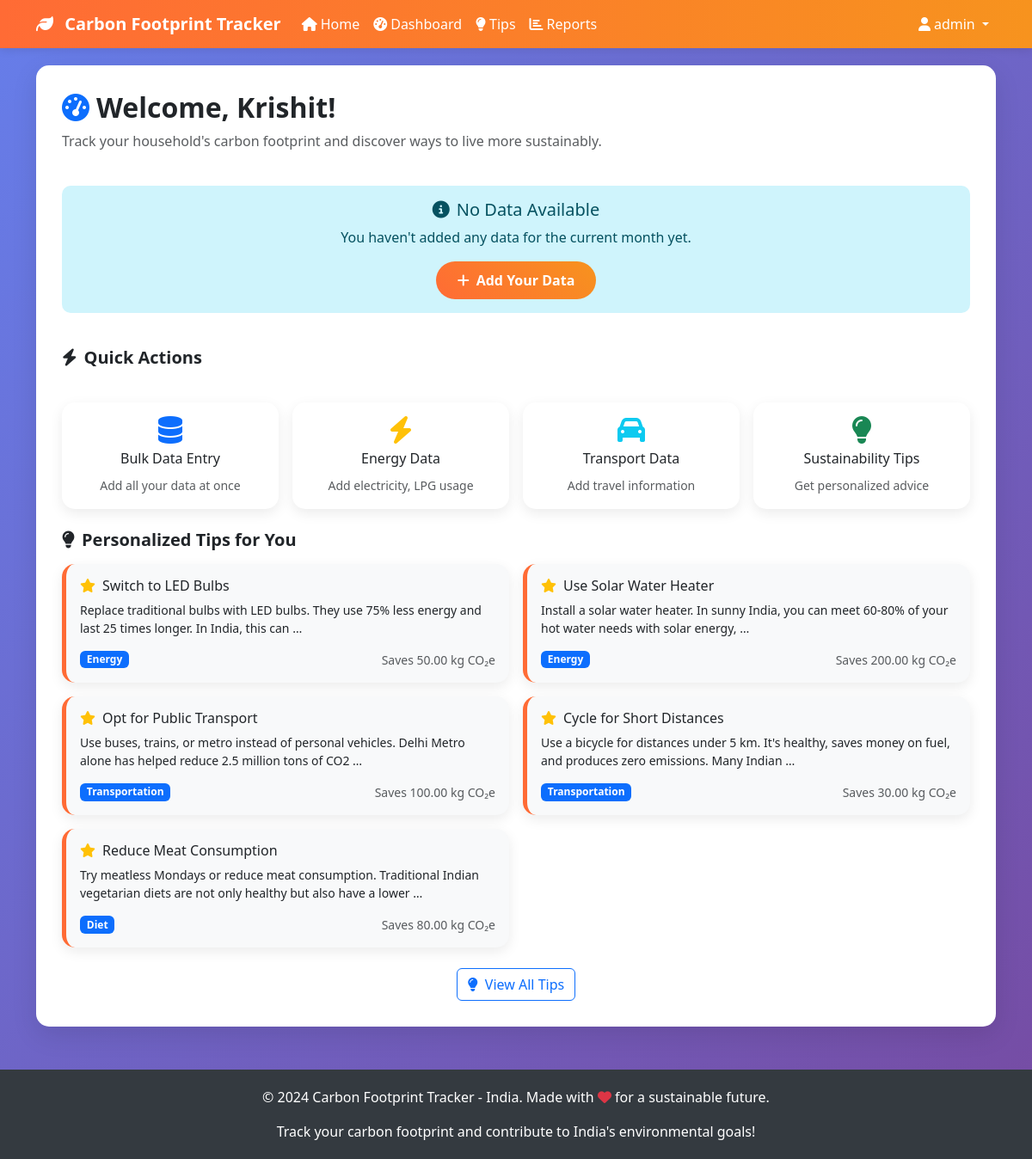
The page /dashboard/ (signed in) on the database its author committed.
### footprint/models.py (models this page shows, shortened)
class Household(models.Model):
    user = models.OneToOneField(User, on_delete=models.CASCADE)
    name = models.CharField(max_length=100)
    address = models.TextField()
    city = models.CharField(max_length=50)
    state = models.CharField(max_length=50)
    pincode = models.CharField(max_length=6)
    family_size = models.PositiveIntegerField(default=1)
    created_at = models.DateTimeField(auto_now_add=True)
    updated_at = models.DateTimeField(auto_now=True)

class SustainabilityTip(models.Model):
    CATEGORY_CHOICES = [
        ('energy', 'Energy'),
        ('transport', 'Transportation'),
        ('diet', 'Diet'),
        ('waste', 'Waste Management'),
        ('general', 'General'),
    ]
    title = models.CharField(max_length=200)
    description = models.TextField()
    category = models.CharField(max_length=20, choices=CATEGORY_CHOICES)
    impact_kg_co2 = models.DecimalField(max_digits=8, decimal_places=2, help_text="Potential CO2 savings in kg")
    indian_context = models.BooleanField(default=True, help_text="Tip specific to Indian context")
    created_at = models.DateTimeField(auto_now_add=True)

### footprint/views.py (the view)
# urls.py: path('dashboard/', views.dashboard, name='dashboard'),
@login_required
def dashboard(request):
    try:
        household = Household.objects.get(user=request.user)
    except Household.DoesNotExist:
        return redirect('setup_household')
    current_month = date.today().replace(day=1)
    try:
        current_footprint = CarbonFootprint.objects.get(
            household=household,
            month=current_month
        )
    except CarbonFootprint.DoesNotExist:
        current_footprint = None
    footprints = CarbonFootprint.objects.filter(
        household=household
    ).order_by('month')[:12]  # Last 12 months
    tips = SustainabilityTip.objects.filter(indian_context=True)[:5]
    if current_footprint:
        per_person = current_footprint.total_footprint / household.family_size
        category, message = CarbonCalculator.get_footprint_category(per_person)
    else:
        per_person = 0
        category = 'unknown'
        message = 'No data available for current month.'
    context = {
        'household': household,
        'current_footprint': current_footprint,
        'footprints': footprints,
        'tips': tips,
        'per_person': per_person,
        'category': category,
        'message': message,
    }
    return render(request, 'footprint/dashboard.html', context)

### templates/footprint/dashboard.html (shortened to what this page needs)
{% extends 'base.html' %}
{% block content %}
<div class="main-content">
    <div class="row mb-4">
        <div class="col-12">
            <h2 class="fw-bold">
                <i class="fas fa-tachometer-alt me-2 text-primary"></i>Welcome, {{ household.name }}!
            </h2>
            <p class="text-muted">Track your household's carbon footprint and discover ways to live more sustainably.</p>
        </div>
    </div>
    {% if current_footprint %}
    <div class="row mb-4">
        <div class="col-md-3">
            <div class="stat-card">
                <div class="stat-number">{{ current_footprint.total_footprint|floatformat:1 }}</div>
                <div>Total CO₂e (kg)</div>
                <small>This Month</small>
            </div>
        </div>
        <div class="col-md-3">
            <div class="stat-card">
                <div class="stat-number">{{ per_person|floatformat:1 }}</div>
                <div>Per Person (kg)</div>
                <small>CO₂e per person</small>
            </div>
        </div>
        <div class="col-md-3">
            <div class="stat-card">
                <div class="stat-number">{{ household.family_size }}</div>
                <div>Family Size</div>
                <small>Household members</small>
            </div>
        </div>
        <div class="col-md-3">
            <div class="stat-card">
                <div class="stat-number">
                    {% if category == 'low' %}
                        <i class="fas fa-leaf text-success"></i>
                    {% elif category == 'medium' %}
                        <i class="fas fa-leaf text-warning"></i>
                    {% else %}
                        <i class="fas fa-leaf text-danger"></i>
                    {% endif %}
                </div>
                <div>{{ category|title }}</div>
                <small>Footprint Level</small>
            </div>
        </div>
    </div>
    <div class="row mb-4">
        <div class="col-md-6">
            <div class="card">
                <div class="card-header">
                    <h5 class="mb-0">
                        <i class="fas fa-chart-pie me-2"></i>Footprint Breakdown
                    </h5>
                </div>
                <div class="card-body">
                    <div class="mb-3">
                        <div class="d-flex justify-content-between mb-1">
                            <span>Energy</span>
                            <span>{{ current_footprint.energy_footprint|floatformat:1 }} kg CO₂e</span>
                        </div>
                        <div class="progress">
                            <div class="progress-bar bg-warning" style="width: {% widthratio current_footprint.energy_footprint current_footprint.total_footprint 100 %}%"></div>
                        </div>
                    </div>
                    <div class="mb-3">
                        <div class="d-flex justify-content-between mb-1">
                            <span>Transport</span>
                            <span>{{ current_footprint.transport_footprint|floatformat:1 }} kg CO₂e</span>
                        </div>
                        <div class="progress">
                            <div class="progress-bar bg-info" style="width: {% widthratio current_footprint.transport_footprint current_footprint.total_footprint 100 %}%"></div>
                        </div>
                    </div>
                    <div class="mb-3">
                        <div class="d-flex justify-content-between mb-1">
                            <span>Diet</span>
                            <span>{{ current_footprint.diet_footprint|floatformat:1 }} kg CO₂e</span>
                        </div>
                        <div class="progress">
                            <div class="progress-bar bg-danger" style="width: {% widthratio current_footprint.diet_footprint current_footprint.total_footprint 100 %}%"></div>
                        </div>
                    </div>
                    <div class="mb-3">
                        <div class="d-flex justify-content-between mb-1">
                            <span>Waste</span>
                            <span>{{ current_footprint.waste_footprint|floatformat:1 }} kg CO₂e</span>
                        </div>
                        <div class="progress">
                            <div class="progress-bar bg-secondary" style="width: {% widthratio current_footprint.waste_footprint current_footprint.total_footprint 100 %}%"></div>
                        </div>
                    </div>
                </div>
            </div>
        </div>
        <div class="col-md-6">
            <div class="card">
                <div class="card-header">
                    <h5 class="mb-0">
                        <i class="fas fa-info-circle me-2"></i>Your Impact Status
                    </h5>
                </div>
                <div class="card-body">
                    <div class="alert alert-{{ category }} border-0">
                        <h6 class="alert-heading">
                            {% if category == 'low' %}
                                <i class="fas fa-thumbs-up me-2"></i>Excellent!
                            {% elif category == 'medium' %}
                                <i class="fas fa-hand-paper me-2"></i>Good Effort!
                            {% else %}
                                <i class="fas fa-exclamation-triangle me-2"></i>Needs Improvement
                            {% endif %}
                        </h6>
                        <p class="mb-0">{{ message }}</p>
                    </div>
                    <div class="mt-3">
                        <h6>Indian Household Averages (per person/month):</h6>
                        <ul class="list-unstyled">
                            <li><small class="text-muted">Low Income: ~150 kg CO₂e</small></li>
                            <li><small class="text-muted">Middle Income: ~300 kg CO₂e</small></li>
                            <li><small class="text-muted">High Income: ~600 kg CO₂e</small></li>
                        </ul>
                    </div>
                </div>
            </div>
        </div>
    </div>
    {% else %}
    <div class="row mb-4">
        <div class="col-12">
            <div class="alert alert-info text-center">
                <h5><i class="fas fa-info-circle me-2"></i>No Data Available</h5>
                <p class="mb-3">You haven't added any data for the current month yet.</p>
                <a href="{% url 'bulk_data_entry' %}" class="btn btn-primary">
                    <i class="fas fa-plus me-2"></i>Add Your Data
                </a>
            </div>
        </div>
    </div>
    {% endif %}
    <div class="row mb-4">
        <div class="col-12">
            <h5 class="fw-bold mb-3">
                <i class="fas fa-bolt me-2"></i>Quick Actions
            </h5>
        </div>
    </div>
    <div class="row g-3 mb-4">
        <div class="col-md-3">
            <a href="{% url 'bulk_data_entry' %}" class="card text-decoration-none">
                <div class="card-body text-center">
                    <i class="fas fa-database fa-2x text-primary mb-2"></i>
                    <h6 class="card-title">Bulk Data Entry</h6>
                    <small class="text-muted">Add all your data at once</small>
                </div>
            </a>
        </div>
        <div class="col-md-3">
            <a href="{% url 'add_energy_data' %}" class="card text-decoration-none">
                <div class="card-body text-center">
                    <i class="fas fa-bolt fa-2x text-warning mb-2"></i>
                    <h6 class="card-title">Energy Data</h6>
                    <small class="text-muted">Add electricity, LPG usage</small>
                </div>
            </a>
        </div>
        <div class="col-md-3">
            <a href="{% url 'add_transport_data' %}" class="card text-decoration-none">
                <div class="card-body text-center">
                    <i class="fas fa-car fa-2x text-info mb-2"></i>
                    <h6 class="card-title">Transport Data</h6>
                    <small class="text-muted">Add travel information</small>
                </div>
            </a>
        </div>
        <div class="col-md-3">
            <a href="{% url 'tips' %}" class="card text-decoration-none">
                <div class="card-body text-center">
                    <i class="fas fa-lightbulb fa-2x text-success mb-2"></i>
                    <h6 class="card-title">Sustainability Tips</h6>
                    <small class="text-muted">Get personalized advice</small>
                </div>
            </a>
        </div>
    </div>
    {% if tips %}
    <div class="row">
        <div class="col-12">
            <h5 class="fw-bold mb-3">
                <i class="fas fa-lightbulb me-2"></i>Personalized Tips for You
            </h5>
        </div>
    </div>
    <div class="row g-3">
        {% for tip in tips %}
        <div class="col-md-6">
            <div class="card tip-card">
                <div class="card-body">
                    <h6 class="card-title">
                        <i class="fas fa-star text-warning me-2"></i>{{ tip.title }}
                    </h6>
                    <p class="card-text small">{{ tip.description|truncatewords:20 }}</p>
                    <div class="d-flex justify-content-between align-items-center">
                        <span class="badge bg-primary">{{ tip.get_category_display }}</span>
                        <small class="text-muted">Saves {{ tip.impact_kg_co2 }} kg CO₂e</small>
                    </div>
                </div>
            </div>
        </div>
        {% endfor %}
    </div>
    <div class="text-center mt-4">
        <a href="{% url 'tips' %}" class="btn btn-outline-primary">
            <i class="fas fa-lightbulb me-2"></i>View All Tips
        </a>
    </div>
    {% endif %}
</div>
{% endblock %}

### templates/base.html (shortened to what this page needs)
<!DOCTYPE html>
<html lang="en">
<head>
    <link href="https://cdn.jsdelivr.net/npm/bootstrap@5.3.0/dist/css/bootstrap.min.css" rel="stylesheet">
    <link rel="stylesheet" href="https://cdnjs.cloudflare.com/ajax/libs/font-awesome/6.4.0/css/all.min.css">
</head>
<body>
    <nav class="navbar navbar-expand-lg navbar-dark">
        <div class="container">
            <a class="navbar-brand" href="{% url 'home' %}">
                <i class="fas fa-leaf me-2"></i>
                Carbon Footprint Tracker
            </a>
            <div class="collapse navbar-collapse" id="navbarNav">
                <ul class="navbar-nav me-auto">
                    <li class="nav-item">
                        <a class="nav-link" href="{% url 'home' %}">
                            <i class="fas fa-home me-1"></i>Home
                        </a>
                    </li>
                    {% if user.is_authenticated %}
                    <li class="nav-item">
                        <a class="nav-link" href="{% url 'dashboard' %}">
                            <i class="fas fa-tachometer-alt me-1"></i>Dashboard
                        </a>
                    </li>
                    <li class="nav-item">
                        <a class="nav-link" href="{% url 'tips' %}">
                            <i class="fas fa-lightbulb me-1"></i>Tips
                        </a>
                    </li>
                    <li class="nav-item">
                        <a class="nav-link" href="{% url 'reports' %}">
                            <i class="fas fa-chart-bar me-1"></i>Reports
                        </a>
                    </li>
                    {% endif %}
                </ul>
                <ul class="navbar-nav">
                    {% if user.is_authenticated %}
                    <li class="nav-item dropdown">
                        <a class="nav-link dropdown-toggle" href="#" id="navbarDropdown" role="button" data-bs-toggle="dropdown">
                            <i class="fas fa-user me-1"></i>{{ user.username }}
                        </a>
                    </li>
                    {% endif %}
                </ul>
            </div>
        </div>
    </nav>
    <div class="container">
        {% block content %}{% endblock %}
    </div>
    <footer class="footer">
        <div class="container">
            <p>&copy; 2024 Carbon Footprint Tracker - India. Made with <i class="fas fa-heart text-danger"></i> for a sustainable future.</p>
            <p class="mb-0">Track your carbon footprint and contribute to India's environmental goals!</p>
        </div>
    </footer>
</body>
</html>

### templates/base.html (style rules this page uses)
:root { --primary-color: #FF6B35; --secondary-color: #F7931E; --accent-color: #FFD23F; --success-color: #28a745; --info-color: #17a2b8; --warning-color: #ffc107; --danger-color: #dc3545; --dark-color: #343a40; --light-color: #f8f9fa; }
body { background: linear-gradient(135deg, #667eea 0%, #764ba2 100%); min-height: 100vh; font-family: 'Segoe UI', Tahoma, Geneva, Verdana, sans-serif; }
.navbar { background: linear-gradient(90deg, var(--primary-color), var(--secondary-color)) !important; box-shadow: 0 2px 10px rgba(0,0,0,0.1); }
.navbar-brand { font-weight: bold; color: white !important; }
.nav-link { color: white !important; font-weight: 500; }
.main-content { background: white; border-radius: 15px; box-shadow: 0 10px 30px rgba(0,0,0,0.1); margin: 20px 0; padding: 30px; }
.card { border: none; border-radius: 15px; box-shadow: 0 5px 15px rgba(0,0,0,0.08); transition: transform 0.3s ease; }
.btn-primary { background: linear-gradient(45deg, var(--primary-color), var(--secondary-color)); border: none; border-radius: 25px; padding: 10px 25px; font-weight: 600; }
.alert { border-radius: 10px; border: none; }
.footer { background: var(--dark-color); color: white; text-align: center; padding: 20px 0; margin-top: 50px; }
.tip-card { border-left: 5px solid var(--primary-color); background: #f8f9fa; }

### rows shown on the page
Household: name "Krishit"
SustainabilityTip: title "Switch to LED Bulbs", description "Replace traditional bulbs with LED bulbs. They use 75% less energy and last 25 times longer. In India, this can …", category "Energy", impact_kg_co2 "50.00"
SustainabilityTip: title "Use Solar Water Heater", description "Install a solar water heater. In sunny India, you can meet 60-80% of your hot water needs with solar energy, …", category "Energy", impact_kg_co2 "200.00"
SustainabilityTip: title "Opt for Public Transport", description "Use buses, trains, or metro instead of personal vehicles. Delhi Metro alone has helped reduce 2.5 million tons of CO2 …", category "Transportation", impact_kg_co2 "100.00"
SustainabilityTip: title "Cycle for Short Distances", description "Use a bicycle for distances under 5 km. It's healthy, saves money on fuel, and produces zero emissions. Many Indian …", category "Transportation", impact_kg_co2 "30.00"
SustainabilityTip: title "Reduce Meat Consumption", description "Try meatless Mondays or reduce meat consumption. Traditional Indian vegetarian diets are not only healthy but also have a lower …", category "Diet", impact_kg_co2 "80.00"

### other values the page prints
{{ user.username }} "admin"
